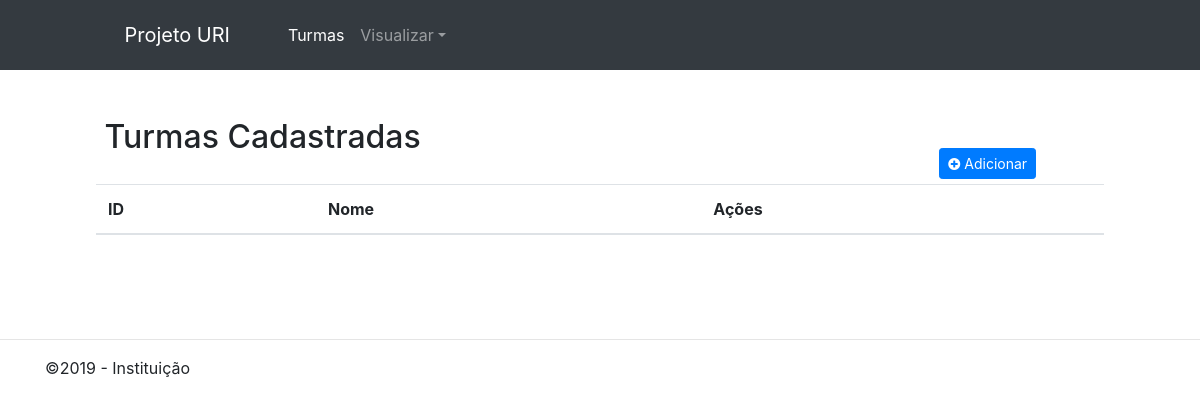
The page /turma.php on the database as committed earlier.
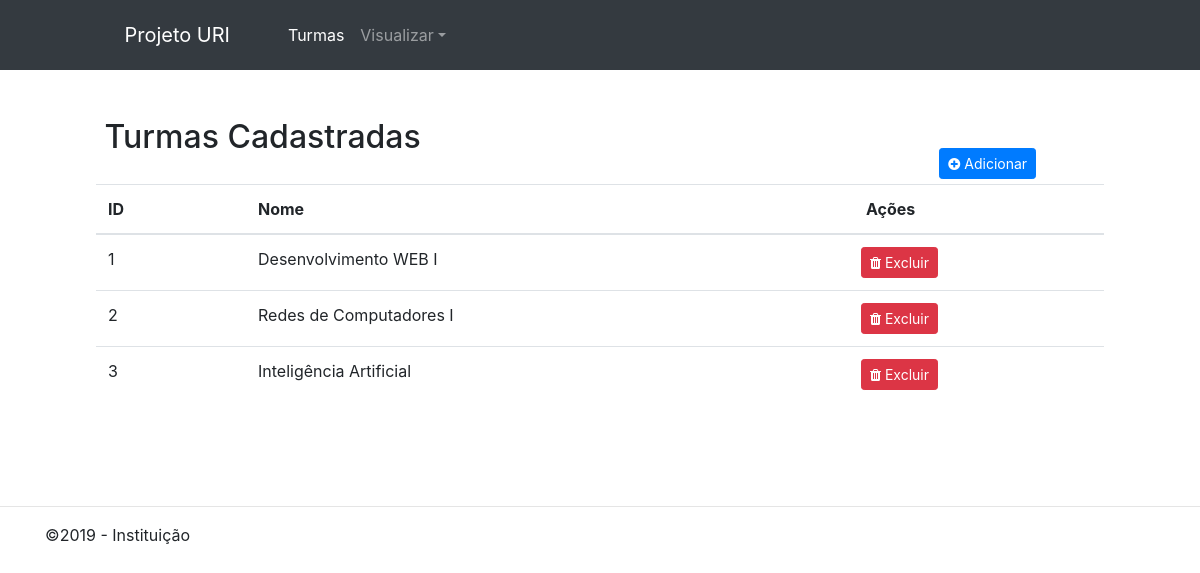
The same page on the database as committed later.
### tables this page shows
CREATE TABLE IF NOT EXISTS Turma (
	idTurma INT NOT NULL AUTO_INCREMENT PRIMARY KEY,
	nome VARCHAR(45) NOT NULL
);

### classesDAO/TurmaDAO.class.php (called while the page is built, shortened)
<?php
class TurmaDAO {
    public function selectAllSemAlunos()
    {
        try {
            $sql = "SELECT * FROM turma";
            $pdo = Conexao::startConnection();
            $stmt = $pdo->prepare($sql);
            $stmt->execute();
            $result = [];
            while ($linha = $stmt->fetch(PDO::FETCH_ASSOC)) {
                $result[] = (new Turma())
                    ->setId($linha['idTurma'])
                    ->setNome($linha['nome'])
                    ->setListaAlunos([])
                ;
            }
            return [true, $result];
        } catch(PDOException $e) {
            return [false, 'Error: ' . $e->getMessage()];
        }
    }
}

### classes/Turma.class.php (called while the page is built, shortened)
<?php
class Turma {
    private $id;
    private $nome;
    public function getId()
    {
        return $this->id;
    }
    public function setId($id)
    {
        $this->id = $id;
        return $this;
    }
    public function getNome()
    {
        return $this->nome;
    }
    public function setNome($nome)
    {
        $this->nome = $nome;
        return $this;
    }
    public function setListaAlunos($listaAlunos)
    {
        return $this;
    }
}

### turma.php (the view, shortened to what this page needs)
<?php
    require_once "inc/Header.php";
?>
<br>
<div class="form-row">
    <h2 class="col-sm-10">&nbspTurmas Cadastradas</h2><br>
    <form action="cadastro.php" method="post" style="margin-top: 30px; margin-bottom: 5px;">
        <button class="btn btn-sm btn-primary"><i class='fa fa-plus-circle'></i> Adicionar</button>
    </form>
</div>
<table class="table table-hover">
    <thead>
        <tr>
            <th>ID</th>
            <th>Nome</th>
            <th>Ações</th>
        </tr>
    </thead>
    <tbody>
        <?php
            $oTurmaDAO = new TurmaDAO();
            $aResult = $oTurmaDAO->selectAllSemAlunos();
            if ($aResult[0]) {
                foreach ($aResult[1] as $chave => $oTurma) {
                    ?><tr id="click" onClick="window.location='turmaInfo.php?id=<?php echo $oTurma->getId(); ?>'">
                            <td id='tabela_id'><?php echo $oTurma->getId(); ?></td>
                            <td><?php echo utf8_encode($oTurma->getNome()); ?></td>
                            <td id='tabela_acoes'>
                                <div class="form-row">
                                    <form action="excluir_turma.php" method="post">
                                        <button class="btn btn-sm btn-danger"><i class='fa fa-trash'></i> Excluir</button>
                                    </form>
                                </div>
                            </td>
                    </tr><?php
                }
            } else {
                echo "<p class=\"bg-danger\">" . $aResult[1] . "</p>";
            }
        ?>
    </tbody>
</table>
<?php
    require_once "inc/Footer.php";
?>

### inc/Header.php (shortened to what this page needs)
<!DOCTYPE html>
<html lang="pt-BR">
<head>
    <link rel="stylesheet" href="https://stackpath.bootstrapcdn.com/bootstrap/4.3.1/css/bootstrap.min.css">
    <link rel="stylesheet" href="https://maxcdn.bootstrapcdn.com/font-awesome/4.6.2/css/font-awesome.min.css">
    <link rel="stylesheet" type="text/css" href="css/estilo.css"/>
</head>
<body>
    <nav class="navbar navbar-expand-lg navbar-dark bg-dark" style="height: 70px;">
        <div class="container" id='main'>
            <a class="navbar-brand" href="turma.php" style="margin-right: 50px;">Projeto URI</a>
            <div class="collapse navbar-collapse" id="conteudoNavbarSuportado">
                <ul class="navbar-nav mr-auto">
                    <li class="nav-item active">
                        <a class="nav-link" href="turma.php">Turmas</a>
                    </li>
                    <li class="nav-item dropdown">
                        <a class="nav-link dropdown-toggle" href="#" id="navbarDropdown" role="button" data-toggle="dropdown" aria-haspopup="true" aria-expanded="false">Visualizar</a>
                    </li>
                </ul>
            </div>
        </div>
    </nav>
    <main id="main">
        <br>

### inc/Footer.php
    </main>
    <br><br><br>
    <hr>
    <footer class="container">
        <p>&copy;2019 - Instituição</p>
    </footer>
</body>
</html>

### css/estilo.css (style rules this page uses)
#tabela_acoes { width: 250px; }
#main { margin-left: 8%; margin-right: 8%; }
#tabela_id { width: 150px; }
#click { cursor: pointer; }

Rows that differ between the two databases and show on the page:
added turma: idTurma "1", nome "Desenvolvimento WEB I"
added turma: idTurma "2", nome "Redes de Computadores I"
added turma: idTurma "3", nome "Inteligência Artificial"
